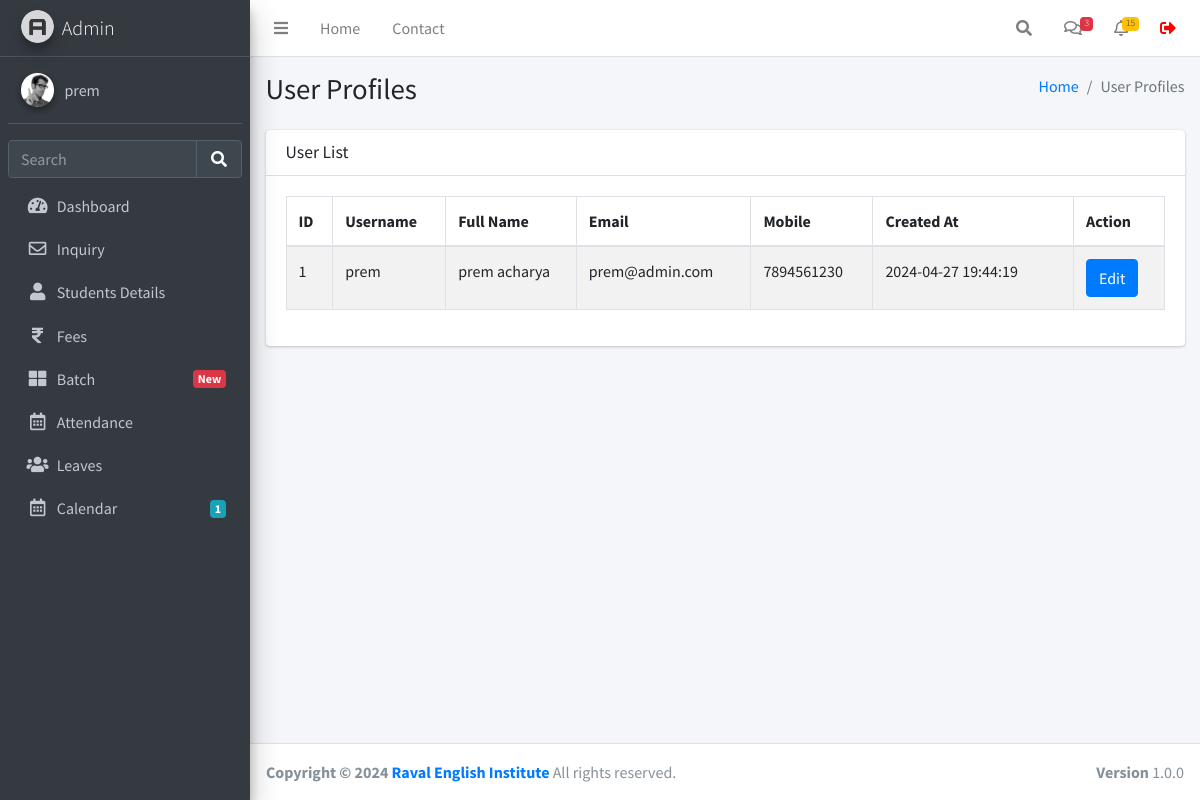
The app's page /profile.php (signed in) with its own data.
### tables this page shows
CREATE TABLE `users` (
  `id` int(11) NOT NULL,
  `username` varchar(255) NOT NULL,
  `fullname` varchar(255) NOT NULL,
  `email` varchar(255) NOT NULL,
  `mobile` varchar(255) NOT NULL,
  `password` varchar(255) NOT NULL,
  `created_at` datetime NOT NULL DEFAULT current_timestamp()
);

### profile.php (the view, shortened to what this page needs)
<!DOCTYPE html>
<html lang="en">
<head>
</head>
<body>
<?php include('./header.php'); ?>
<?php include('./db.php'); ?>
<div class="content-wrapper">
    <div class="content-header">
        <div class="container-fluid">
            <div class="row mb-2">
                <div class="col-sm-6">
                    <h1 class="m-0">User Profiles</h1>
                </div>
                <div class="col-sm-6">
                    <ol class="breadcrumb float-sm-right">
                        <li class="breadcrumb-item"><a href="./dashboard.php">Home</a></li>
                        <li class="breadcrumb-item active">User Profiles</li>
                    </ol>
                </div>
            </div>
        </div>
    </div>
    <section class="content">
        <div class="container-fluid">
            <div class="row">
                <div class="col-12">
                    <div class="card">
                        <div class="card-header">
                            <h3 class="card-title">User List</h3>
                        </div>
                        <div class="card-body">
                            <div class="table-responsive">
                                <table id="userTable" class="table table-bordered table-striped">
                                    <thead>
                                        <tr>
                                            <th>ID</th>
                                            <th>Username</th>
                                            <th>Full Name</th>
                                            <th>Email</th>
                                            <th>Mobile</th>
                                            <th>Created At</th>
                                            <th>Action</th>
                                        </tr>
                                    </thead>
                                    <tbody>
                                        <?php
                                        $query = $db->query("SELECT id, username, fullname, email, mobile, created_at FROM users");
                                        while ($row = $query->fetch(PDO::FETCH_ASSOC)) {
                                            echo "<tr>";
                                            echo "<td>" . htmlspecialchars($row['id']) . "</td>";
                                            echo "<td>" . htmlspecialchars($row['username']) . "</td>";
                                            echo "<td>" . htmlspecialchars($row['fullname']) . "</td>";
                                            echo "<td>" . htmlspecialchars($row['email']) . "</td>";
                                            echo "<td>" . htmlspecialchars($row['mobile']) . "</td>";
                                            echo "<td>" . htmlspecialchars($row['created_at']) . "</td>";
                                            echo "<td><a href='editProfile.php?username=" . htmlspecialchars($row['username']) . "' class='btn btn-primary'>Edit</a></td>";
                                            echo "</tr>";
                                        }
                                        ?>
                                    </tbody>
                                </table>
                            </div>
                        </div>
                    </div>
                </div>
            </div>
        </div>
    </section>
</div>
<?php include('./footer.php'); ?>
</body>
</html>

### header.php (shortened to what this page needs)
<?php
require_once 'db.php';
$query = $db->prepare("SELECT * FROM users WHERE id = :id");
$query->execute(['id' => $_SESSION['user_id']]);
$user = $query->fetch(PDO::FETCH_ASSOC);
?>
<!DOCTYPE html>
<html lang="en">
<head>
  <link rel="stylesheet" href="./plugins/fontawesome-free/css/all.min.css">
  <link rel="stylesheet" href="https://code.ionicframework.com/ionicons/2.0.1/css/ionicons.min.css">
  <link rel="stylesheet" href="./plugins/icheck-bootstrap/icheck-bootstrap.min.css">
  <link rel="stylesheet" href="./asset/css/adminlte.min.css">
</head>
<body class="hold-transition sidebar-mini layout-fixed">
<div class="wrapper">
  <nav class="main-header navbar navbar-expand navbar-white navbar-light sticky-top">
    <ul class="navbar-nav">
      <li class="nav-item">
        <a class="nav-link" data-widget="pushmenu" href="#" role="button"><i class="fas fa-bars"></i></a>
      </li>
      <li class="nav-item d-none d-sm-inline-block">
        <a href="./dashboard.php" class="nav-link">Home</a>
      </li>
      <li class="nav-item d-none d-sm-inline-block">
        <a href="#" class="nav-link">Contact</a>
      </li>
    </ul>
    <ul class="navbar-nav ml-auto">
      <li class="nav-item">
        <a class="nav-link" data-widget="navbar-search" href="#" role="button">
          <i class="fas fa-search"></i>
        </a>
      </li>
      <li class="nav-item dropdown">
        <a class="nav-link" data-toggle="dropdown" href="#">
          <i class="far fa-comments"></i>
          <span class="badge badge-danger navbar-badge">3</span>
        </a>
      </li>
      <li class="nav-item dropdown">
        <a class="nav-link" data-toggle="dropdown" href="#">
          <i class="far fa-bell"></i>
          <span class="badge badge-warning navbar-badge">15</span>
        </a>
      </li>
      <li class="nav-item">
        <form method="POST">
        <button class="nav-link" type="submit" name="logout" style="
        text-decoration: none;
        border: none;
        background-color: transparent;">
        <i class="fas fa-sign-out-alt" style="color: red;"></i>
        </button>
      </li>
    </ul>
  </nav>
  <aside class="main-sidebar sidebar-dark-primary elevation-4">
    <a href="./dashboard.php" class="brand-link">
      <img src="./asset/img/AdminLTELogo.png" alt="AdminLTE Logo" class="brand-image img-circle elevation-3" style="opacity: .8">
      <span class="brand-text font-weight-light">Admin</span>
    </a>
    <div class="sidebar">
      <div class="user-panel mt-3 pb-3 mb-3 d-flex">
        <div class="image">
          <img src="./asset/img/user2-160x160.jpg" class="img-circle elevation-2" alt="User Image">
        </div>
        <div class="info">
          <a href="./profile.php" class="d-block"><?php echo $user['username']; ?></a>
        </div>
      </div>
      <div class="form-inline">
        <div class="input-group" data-widget="sidebar-search">
          <input class="form-control form-control-sidebar" type="search" placeholder="Search" aria-label="Search">
          <div class="input-group-append">
            <button class="btn btn-sidebar">
              <i class="fas fa-search fa-fw"></i>
            </button>
          </div>
        </div>
      </div>
      <nav class="mt-2">
        <ul class="nav nav-pills nav-sidebar flex-column" data-widget="treeview" role="menu" data-accordion="false">
          <li class="nav-item">
            <a href="./dashboard.php" class="nav-link
            <?php if (strpos($_SERVER['REQUEST_URI'], 'dashboard.php') !== false) {echo "active";}?>">
              <i class="nav-icon fas fa-tachometer-alt"></i>
              <p>
                Dashboard
              </p>
            </a>
          </li>
          <li class="nav-item">
            <a href="./inquiry.php" class="nav-link
            <?php if (strpos($_SERVER['REQUEST_URI'], 'inquiry.php') !== false) {echo "active";}?>">
              <i class="nav-icon far fa-envelope"></i>
              <p>
              Inquiry
              </p>
            </a>
          <li class="nav-item">
            <a href="./studentsdetails.php" class="nav-link
            <?php if (strpos($_SERVER['REQUEST_URI'], 'studentsdetails.php') !== false) {echo "active";}?>">
              <i class="nav-icon fas fa-user"></i>
              <p>
                Students Details
              </p>
            </a>
          </li>
          <li class="nav-item">
            <a href="./fees.php" class="nav-link
            <?php if (strpos($_SERVER['REQUEST_URI'], 'fees.php') !== false) {echo "active";}?>">
            <i class="nav-icon fas fa-rupee-sign"></i>
              <p>
                Fees
              </p>
            </a>
          </li>
          <li class="nav-item">
            <a href="./batch.php" class="nav-link
            <?php if (strpos($_SERVER['REQUEST_URI'], 'batch.php') !== false) {echo "active";}?>">
            <i class="nav-icon fas fa-th-large"></i>
              <p>
                Batch
                <span class="badge badge-danger right">New</span>
              </p>
            </a>
          </li>
          <li class="nav-item">
            <a href="./attendance.php" class="nav-link
            <?php if (strpos($_SERVER['REQUEST_URI'], 'attendance.php') !== false) {echo "active";}?>">
              <i class="nav-icon far fa-calendar-alt"></i>
              <p>
                Attendance
              </p>
            </a>
          </li>
          <li class="nav-item">
            <a href="./leaves.php" class="nav-link
            <?php if (strpos($_SERVER['REQUEST_URI'], 'leaves.php') !== false) {echo "active";}?>">
              <i class="nav-icon fas fa-users"></i>
              <p>
                Leaves
              </p>
            </a>
          </li>
          <li class="nav-item">
            <a href="./calendar.php" class="nav-link
            <?php if (strpos($_SERVER['REQUEST_URI'], 'calendar.php') !== false) {echo "active";}?>">
              <i class="nav-icon far fa-calendar-alt"></i>
              <p>
                Calendar
                <span class="badge badge-info right">1</span>
              </p>
            </a>
          </li>
        </ul>
      </nav>
    </div>
  </aside>

### records on screen
users: username "prem", id "1", fullname "prem acharya", email "prem@admin.com", mobile "7894561230", created_at "2024-04-27 19:44:19"
